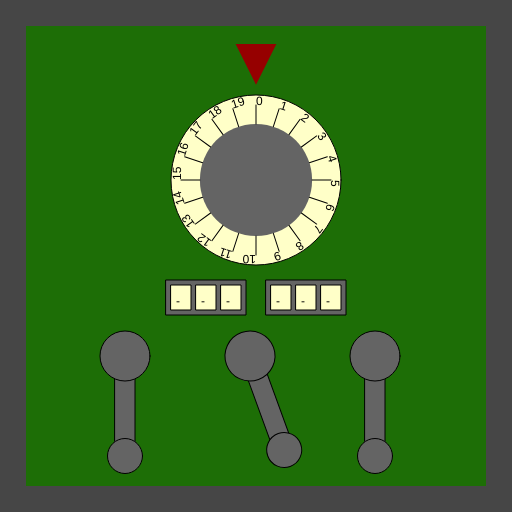
Frame 1 (no input)
Frame 60 (no input): identical to frame 1, image omitted
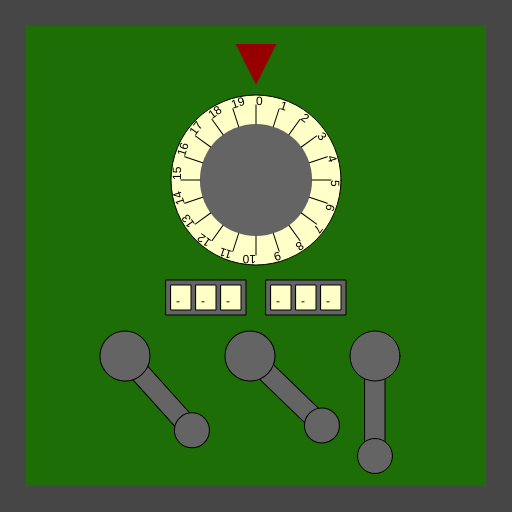
Frame 120 (the mouse pressed at the canvas centre since frame 60)

The p5.js sketch that drew these frames (run headless with seeded random() and noise() and a simulated clock; from frame 60 on, the mouse is pressed at the canvas centre):

// p5.js sketch
// ── sketch.js
/*

Officer: 3154130
CaseNum: 303-3-79225923-3154130

Case 303 - The Case of the Crooked Attorney
Stage 4 - The Courthouse

Torvalds has his final safe in his courthouse chambers. Luckily there is a court case proceeding.
You can sneak into his chambers whilst he makes his closing statement.

Crack the safe by doing the following:

	When the mouse button is released:
	- Use the 'map' function to scale mouseY to values ranging from 3 to 17.
	- Assign the output to Secure_Box_Comb_0

	When the mouse button is released:
	- Use the 'map' function to scale mouseY to values ranging from 2 to 17.
	- Assign the output to Secure_Box_Comb_1

	When any key is pressed:
	- Make Secure_Box_Comb_2 equal to the value of 'keyCode'

	When the mouse button is pressed:
	- Use the 'map' function to scale mouseY to values ranging from 13 to 71.
	- Assign the output to Secure_Box_Comb_3

	Whilst the mouse is moving:
	- Use the 'map' function to scale mouseY to values ranging from 20 to 72.
	- Assign the output to Secure_Box_Comb_4

	Whilst the mouse is being dragged:
	- Use the 'map' function to scale mouseY to values ranging from 14 to 76.
	- Assign the output to Secure_Box_Comb_5



This time you'll need to create the relevant event handlers yourself.

There are many possible ways of investigating this case, but you
should use ONLY the following commands:

	- The assignment operator aka. the equals sign !
	- mouseX, mouseY
	- key, keyCode
	- random
	- map

*/

//declare the variables

var Secure_Box_Comb_0;
var Secure_Box_Comb_1;
var Secure_Box_Comb_2;
var Secure_Box_Comb_3;
var Secure_Box_Comb_4;
var Secure_Box_Comb_5;


function preload()
{
	//IMAGES WILL BE LOADED HERE

}

function setup()
{
	createCanvas(512,512);

	//initialise the variables
	Secure_Box_Comb_0 = 0;
	Secure_Box_Comb_1 = "";
	Secure_Box_Comb_2 = "";
	Secure_Box_Comb_3 = 0;
	Secure_Box_Comb_4 = 0;
	Secure_Box_Comb_5 = 0;

}

///////////////////EVENT HANDLERS///////////////////

//Create event handlers here to open the safe ...

//	When the mouse button is released:
//	- Use the 'map' function to scale mouseY to values ranging from 3 to 17.
//	- Assign the output to Secure_Box_Comb_0
//
//	When the mouse button is released:
//	- Use the 'map' function to scale mouseY to values ranging from 2 to 17.
//	- Assign the output to Secure_Box_Comb_1
//
//	When any key is pressed:
//	- Make Secure_Box_Comb_2 equal to the value of 'keyCode'
//
//	When the mouse button is pressed:
//	- Use the 'map' function to scale mouseY to values ranging from 13 to 71.
//	- Assign the output to Secure_Box_Comb_3
//
//	Whilst the mouse is moving:
//	- Use the 'map' function to scale mouseY to values ranging from 20 to 72.
//	- Assign the output to Secure_Box_Comb_4
//
//	Whilst the mouse is being dragged:
//	- Use the 'map' function to scale mouseY to values ranging from 14 to 76.
//	- Assign the output to Secure_Box_Comb_5
function mouseReleased()
{
    console.log("mouseReleased");
    Secure_Box_Comb_0=map(mouseY,0,512, 3,17);
    Secure_Box_Comb_1=map(mouseY,0,512, 2,17);
}

function keyPressed()
{
    console.log("keyPressed", key);
    print("keycode")
    Secure_Box_Comb_2=keyCode
}

function mousePressed()
{
    console.log("mousePressed");
    Secure_Box_Comb_3=map(mouseY,0,512,13,71);
}

function mouseMoved()
{
    console.log("mouseMoved",mouseX,mouseY);
    Secure_Box_Comb_4=map(mouseY,0,512,20,72);
}

function mouseDragged()
{
    console.log("mouseDragged",mouseX,mouseY);
    Secure_Box_Comb_5=map(mouseY,0,512,14,76);
}
///////////////DO NOT CHANGE CODE BELOW THIS POINT///////////////////

function draw()
{

	//Draw the safe door
	background(70);
	noStroke();
	fill(29,110,6);
	rect(26,26,width-52,width-52);

	//Draw the combination dial
	push();
	translate(256,180);
	drawDial(170,Secure_Box_Comb_0,20);
	pop();

	//Draw the spinners
	push();
	translate(206,280);
	drawSpinner(3, Secure_Box_Comb_1);
	pop();

	push();
	translate(306,280);
	drawSpinner(3, Secure_Box_Comb_2);
	pop();

	//Draw the levers
	push();
	translate(125,356);
	drawLever(Secure_Box_Comb_3);
	pop();

	push();
	translate(250,356);
	drawLever(Secure_Box_Comb_4);
	pop();

	push();
	translate(375,356);
	drawLever(Secure_Box_Comb_5);
	pop();

}

function drawDial(diameter,num,maxNum)
{
	//the combination lock

	var r = diameter * 0.5;
	var p = r * 0.6;

	stroke(0);
	fill(255,255,200);
	ellipse(0,0,diameter,diameter);
	fill(100);
	noStroke();
	ellipse(0,0,diameter*0.66,diameter*0.66);
	fill(150,0,0);
	triangle(
		-p * 0.4,-r-p,
		p * 0.4,-r-p,
		0,-r-p/5
	);

	noStroke();

	push();
	var inc = 360/maxNum;

	rotate(radians(-num * inc));
	for(var i = 0; i < maxNum; i++)
	{
		push();
		rotate(radians(i * inc));
		stroke(0);
		line(0,-r*0.66,0,-(r-10));
		noStroke();
		fill(0);
		text(i,0,-(r-10));
		pop();
	}

	pop();
}

function drawLever(rot)
{
	push();
	rotate(radians(-rot))
	stroke(0);
	fill(100);
	rect(-10,0,20,100);
	ellipse(0,0,50,50);
	ellipse(0,100,35,35);
	pop();
}

function drawSpinner(numSpinners, val)
{
	var sw = 20;
	var ow = (sw + 5) * numSpinners + 5;
	stroke(0);
	fill(100);
	rect(-ow/2,0,ow,35);
	if(typeof(val) == "number")
	{
		val = floor(val).toString(); //convert to string
	}
	var d = numSpinners - val.length;

	for(var d = numSpinners - val.length; d > 0; d--)
	{
		val = "-" + val;
	}

	for(var i = 0; i < numSpinners; i++)
	{
		stroke(0);
		fill(255,255,200);
		rect(-ow/2 + i * (sw + 5) + 5,5,20,25);
		fill(0);
		noStroke();
		text(val[i],-ow/2 + sw/2 + i * (sw +5),25);
	}

}
